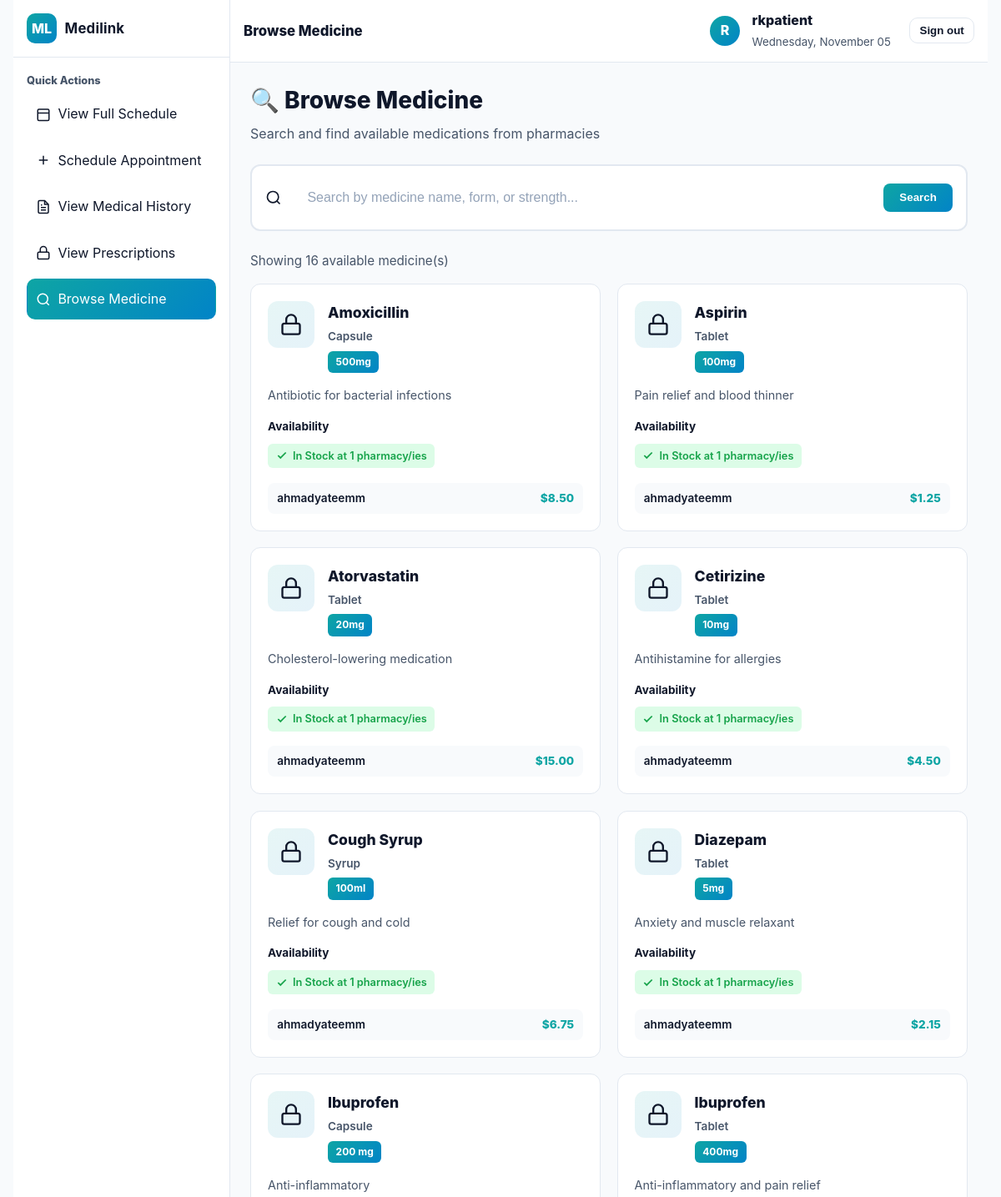
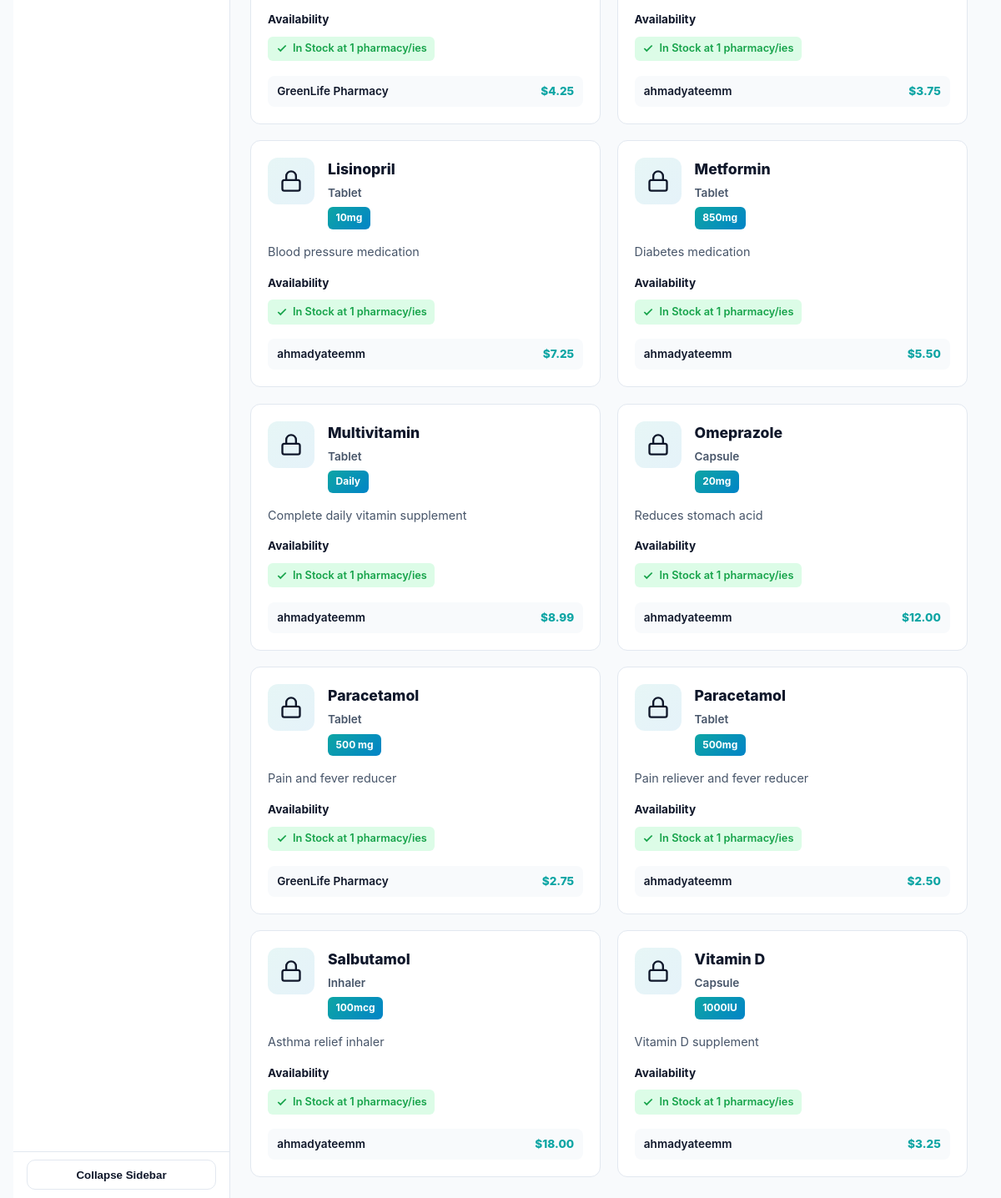
Before: /accounts/patient/browse-medicine/ (signed in) with the older database file (2 pictures, top to bottom).
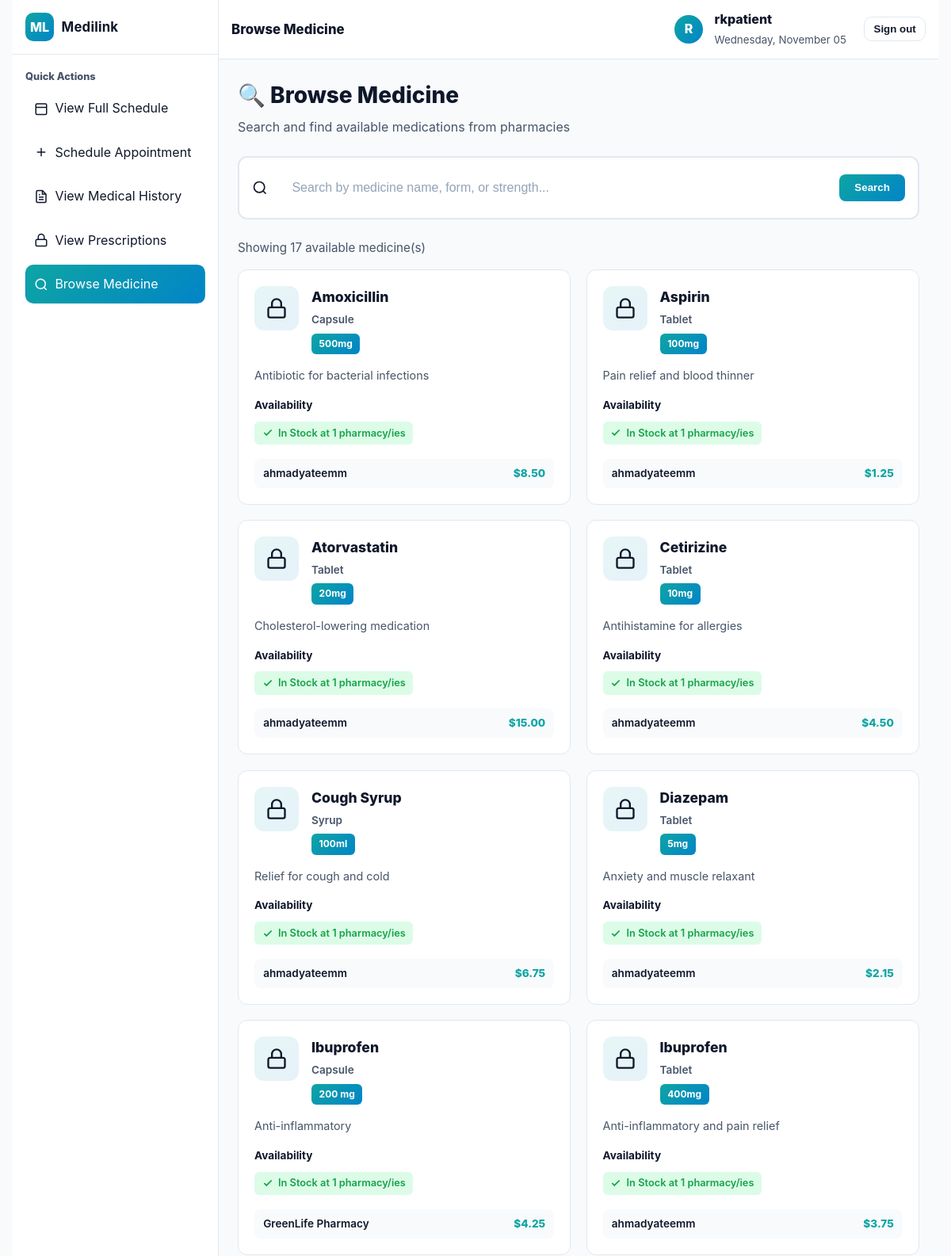
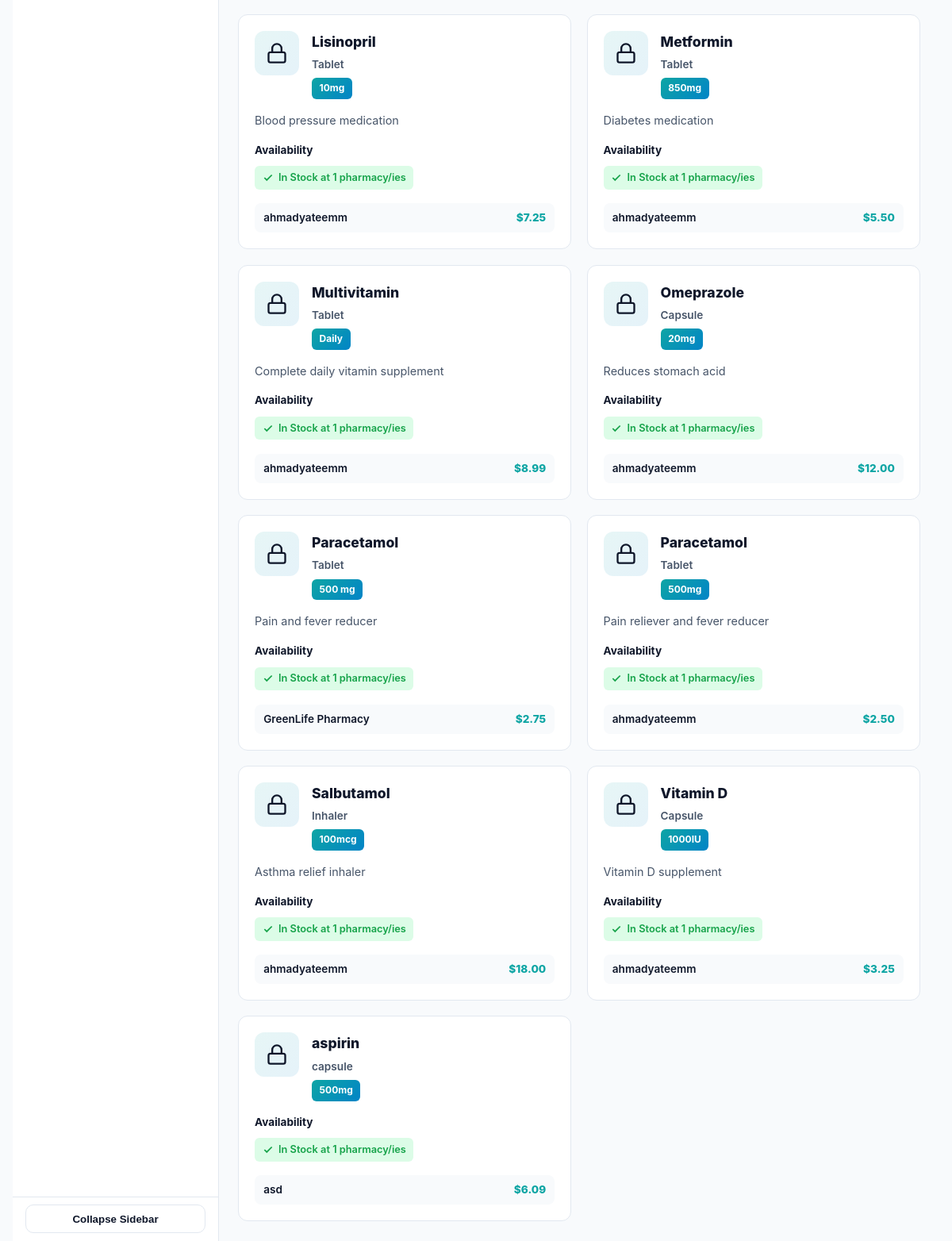
After: the same page with the newer database file (2 pictures, top to bottom).
### accounts/models.py (models this page shows, shortened)
class User(AbstractUser):
    class Role(models.TextChoices):
        DOCTOR = "doctor", "Doctor"
        PATIENT = "patient", "Patient"
        PHARMACY = "pharmacy", "Pharmacy"
    email = models.EmailField(unique=True)           # Unique email for login
    name = models.CharField(max_length=120)          # Full name
    role = models.CharField(max_length=20, choices=Role.choices)
    phone_number = models.CharField(max_length=30, blank=True)
    reset_password_token = models.CharField(max_length=100, blank=True, null=True)
    reset_password_expires = models.DateTimeField(null=True, blank=True)
    USERNAME_FIELD = 'email'
    REQUIRED_FIELDS = ['username']

class Medicine(models.Model):
    name = models.CharField(max_length=140)
    dosage_form = models.CharField(max_length=80)
    strength = models.CharField(max_length=80)
    description = models.TextField(blank=True)
    class Meta:
        constraints = [
            models.UniqueConstraint(
                fields=["name", "strength", "dosage_form"],
                name="uq_medicine_name_strength_form",
            )
        ]

class Stock(models.Model):
    pharmacy = models.ForeignKey(Pharmacy, on_delete=models.CASCADE, related_name="stocks")
    medicine = models.ForeignKey(Medicine, on_delete=models.CASCADE, related_name="stocks")
    expiry_date = models.DateField()
    price = models.DecimalField(max_digits=10, decimal_places=2, validators=[MinValueValidator(0)])
    quantity = models.IntegerField(validators=[MinValueValidator(0)])
    class Meta:
        unique_together = ("pharmacy", "medicine", "expiry_date")

### accounts/views.py (the view, shortened to what this page needs)
# urls.py: path('patient/browse-medicine/', views.browse_medicine, name='browse_medicine'),
@login_required
def browse_medicine(request):
    user = request.user
    if user.role != User.Role.PATIENT:
        return render(request, "accounts/error.html", {
            "message": "This page is for patients only."
        })
    search_query = request.GET.get('search', '').strip()
    today = timezone.localdate()
    base_stock_qs = Stock.objects.filter(
        quantity__gt=0,
        expiry_date__gte=today,
    )
    available_medicine_ids = list(
        base_stock_qs.values_list('medicine_id', flat=True).distinct()
    )
    prefetch_available = Prefetch(
        'stocks',
        queryset=Stock.objects.filter(
            quantity__gt=0,
            expiry_date__gte=today,
        )
        .select_related('pharmacy__pharmacy_id')
        .order_by('price'),
        to_attr='available_stocks',
    )
    medicines = (
        Medicine.objects.filter(id__in=available_medicine_ids)
        .order_by('name')
        .prefetch_related(prefetch_available)
    )
    medicine_list = []
    for m in medicines:
        by_pharmacy = {}
        for s in getattr(m, 'available_stocks', []):
            pid = s.pharmacy_id
            pname = s.pharmacy.pharmacy_id.name
            entry = by_pharmacy.get(pid)
            if not entry:
                by_pharmacy[pid] = {
                    'pharmacy_name': pname,
                    'price': s.price,
                    'quantity': s.quantity,
                }
            else:
                if s.price < entry['price']:
                    entry['price'] = s.price
                entry['quantity'] += s.quantity
        pharmacies = sorted(by_pharmacy.values(), key=lambda x: x['price'])
        medicine_list.append({
            'medicine': m,
            'in_stock': len(pharmacies) > 0,
            'pharmacies': pharmacies[:3],
            'total_pharmacies': len(pharmacies),
        })
    context = {
        'patient_name': user.name or user.username,
        'today': today.strftime('%A, %B %d'),
        'medicine_list': medicine_list,
        'search_query': search_query,
        'total_medicines': len(medicine_list),
    }
    return render(request, 'accounts/browse_medicine.html', context)

### accounts/templates/accounts/browse_medicine.html (shortened to what this page needs)
{% load static %}
<!DOCTYPE html>
<html lang="en">
<head>
  <link rel="stylesheet" href="{% static 'css/styles.css' %}">
</head>
<body>
  <div class="app" id="appShell">
    <aside class="sidebar">
      <div class="brand"><div class="logo">ML</div><h1>Medilink</h1></div>
      <div class="side-section">
        <div class="side-title">Quick Actions</div>
        <nav class="nav">
          <a href="{% url 'patient_home' %}">
            <svg width="18" height="18" viewBox="0 0 24 24" fill="none" stroke="currentColor" stroke-width="2">
              <rect x="3" y="4" width="18" height="18" rx="2"></rect><line x1="3" y1="10" x2="21" y2="10"></line>
            </svg><span class="label">View Full Schedule</span>
          </a>
          <a href="{% url 'schedule_appointment' %}">
            <svg width="18" height="18" viewBox="0 0 24 24" fill="none" stroke="currentColor" stroke-width="2">
              <path d="M12 5v14M5 12h14"></path>
            </svg><span class="label">Schedule Appointment</span>
          </a>
          <a href="{% url 'view_medical_history' %}">
            <svg width="18" height="18" viewBox="0 0 24 24" fill="none" stroke="currentColor" stroke-width="2">
              <path d="M14 2H6a2 2 0 0 0-2 2v16a2 2 0 0 0 2 2h12a2 2 0 0 0 2-2V8z"></path><path d="M14 2v6h6M16 13H8M16 17H8M10 9H8"></path>
            </svg><span class="label">View Medical History</span>
          </a>
          <a href="{% url 'view_prescriptions' %}">
            <svg width="18" height="18" viewBox="0 0 24 24" fill="none" stroke="currentColor" stroke-width="2">
              <rect x="3" y="11" width="18" height="11" rx="2" ry="2"></rect><path d="M7 11V7a5 5 0 0 1 10 0v4"></path>
            </svg><span class="label">View Prescriptions</span>
          </a>
          <a href="{% url 'browse_medicine' %}" class="active">
            <svg width="18" height="18" viewBox="0 0 24 24" fill="none" stroke="currentColor" stroke-width="2">
              <circle cx="11" cy="11" r="8"></circle><path d="m21 21-4.35-4.35"></path>
            </svg><span class="label">Browse Medicine</span>
          </a>
        </nav>
      </div>
      <div class="collapse-btn"><button type="button" id="toggleBtn">Collapse Sidebar</button></div>
    </aside>
    <section class="main">
      <header class="topbar">
        <div class="top-left">
          <div class="top-title">Browse Medicine</div>
        </div>
        <div class="top-right">
          <div class="avatar">{{ patient_name|first|upper }}</div>
          <div>
            <div style="font-weight:800;">{{ patient_name }}</div>
            <small style="color:var(--ink-dim);">{{ today }}</small>
          </div>
          <form action="{% url 'logout' %}" method="post" style="margin-left:.5rem;">
            <button type="submit" class="btn-ghost">Sign out</button>
          </form>
        </div>
      </header>
      <div class="content">
        <div class="page-header">
          <h1>🔍 Browse Medicine</h1>
          <p>Search and find available medications from pharmacies</p>
        </div>
        <form method="get" class="search-bar">
          <svg width="20" height="20" viewBox="0 0 24 24" fill="none" stroke="currentColor" stroke-width="2">
            <circle cx="11" cy="11" r="8"></circle>
            <path d="m21 21-4.35-4.35"></path>
          </svg>
          <input type="text" name="search" placeholder="Search by medicine name, form, or strength..." value="{{ search_query }}">
          <button type="submit">Search</button>
        </form>
        {% if search_query %}
          <div class="results-header">
            Found {{ total_medicines }} medicine(s) for "{{ search_query }}"
          </div>
        {% else %}
          <div class="results-header">
            Showing {{ total_medicines }} available medicine(s)
          </div>
        {% endif %}
        {% if medicine_list %}
          <div class="medicine-grid">
            {% for item in medicine_list %}
              <div class="medicine-card">
                <div class="med-header">
                  <div class="med-icon">
                    <svg width="28" height="28" viewBox="0 0 24 24" fill="none" stroke="currentColor" stroke-width="2">
                      <rect x="3" y="11" width="18" height="11" rx="2" ry="2"></rect>
                      <path d="M7 11V7a5 5 0 0 1 10 0v4"></path>
                    </svg>
                  </div>
                  <div class="med-info">
                    <div class="med-name">{{ item.medicine.name }}</div>
                    <div class="med-form">{{ item.medicine.dosage_form }}</div>
                    <span class="med-strength">{{ item.medicine.strength }}</span>
                  </div>
                </div>
                {% if item.medicine.description %}
                  <div class="med-description">{{ item.medicine.description }}</div>
                {% endif %}
                <div class="availability">
                  <div class="avail-header">Availability</div>
                  {% if item.in_stock %}
                    <span class="avail-badge in-stock">
                      <svg width="14" height="14" viewBox="0 0 24 24" fill="none" stroke="currentColor" stroke-width="3">
                        <polyline points="20 6 9 17 4 12"></polyline>
                      </svg>
                      In Stock at {{ item.total_pharmacies }} pharmacy/ies
                    </span>
                    <div class="pharmacy-list">
                      {% for pharmacy in item.pharmacies %}
                        <div class="pharmacy-item">
                          <span class="pharmacy-name">{{ pharmacy.pharmacy_name }}</span>
                          <span class="pharmacy-price">${{ pharmacy.price }}</span>
                        </div>
                      {% endfor %}
                    </div>
                  {% endif %}
                </div>
              </div>
            {% endfor %}
          </div>
        {% endif %}
      </div>
    </section>
  </div>
</body>
</html>

### accounts/static/css/styles.css (style rules this page uses)
* { box-sizing: border-box; margin: 0; padding: 0; }
:root { --bg: #f7fbfd; --card: #ffffff; --ink: #0f172a; --ink-dim: #475569; --muted: #94a3b8; --line: #e2e8f0; --line-2: #cbd5e1; --brand1: #0ea5a4; --brand2: #0284c7; --good: #16a34a; --bad: #dc2626; --focus: rgba(2,132,199,.25); --radius: 14px; --shadow: 0 14px 28px rgba(2, 132, 199, 0.08), 0 8px 10px rgba(15,23,42,0.04); --input-bg: #ffffff; --placeholder: #94a3b8; --error-bg: #fee2e2; --error-border: #fecaca; --error-text: #991b1b; --step-inactive-bg: #f1f5f9; --info-bg: #eef7ff; --info-border: #cde5ff; --btn-secondary-bg: #f1f5f9; --btn-secondary-hover: #e8eef4; }
html, body { min-height: 100%; transition: background-color 0.3s ease, color 0.3s ease; }
body { font-family: ui-sans-serif, -apple-system, BlinkMacSystemFont,"Segoe UI","Roboto","Oxygen","Ubuntu","Cantarell",sans-serif; color: var(--ink); background: var(--bg); display: flex; align-items: center; justify-content: center; padding: 2.2rem 1rem; line-height: 1.55; }
body { background: radial-gradient(1200px 600px at 10% -5%, rgba(14, 165, 164, 0.08), transparent 60%), radial-gradient(1000px 500px at 110% 10%, rgba(2, 132, 199, 0.08), transparent 60%), var(--bg); }
input[type="email"], input[type="password"], input[type="text"] { width: 100%; padding: 1rem 1.1rem; font-size: 1rem; color: var(--ink); background: var(--input-bg); border: 2px solid var(--line-2); border-radius: 12px; transition: all .3s ease; }
input::placeholder { color: var(--placeholder); }

Changed rows visible on the page:
added Medicine: medicine.name "aspirin", medicine.dosage_form "capsule", medicine.strength "500mg", total_pharmacies "1"
now on this page (row edited): User: pharmacy_name "asd"
added Stock: price "6.09"
Other visible differences:
{{ total_medicines }}: "16" → "17"
